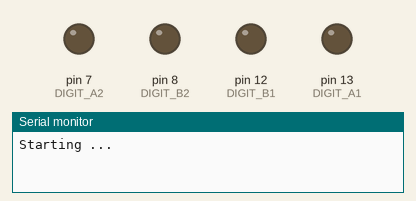
A sketch run on a simulated Arduino Uno, built with avr-gcc and run on an emulated ATmega328P. Shown: output pins drawn as LEDs (lit = HIGH), the last lines printed to the serial monitor.

Above: at 0.1 s.
At 5.1 s:
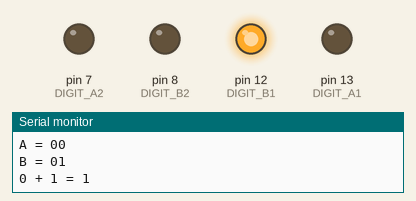
At 9.1 s:
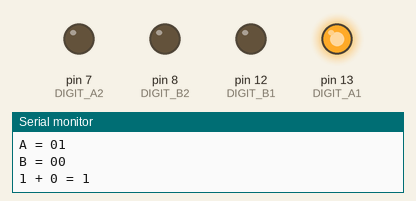
At 13.1 s:
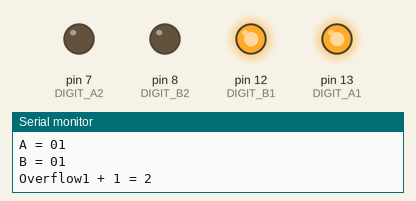
At 25.1 s:
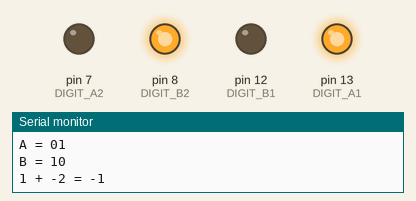
At 37.1 s:
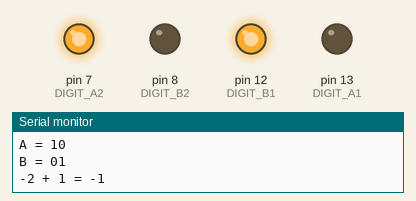
Timing chart, 0 to 38.6 s (numbered marks = the images above):
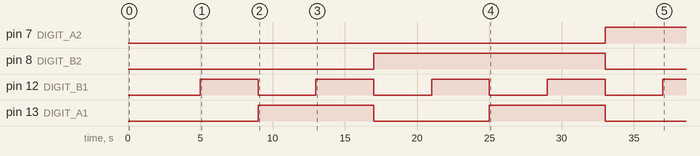

Measured:
- by itself, pin 7 (DIGIT_A2): LOW → HIGH at 33.0 s
- by itself, pin 8 (DIGIT_B2): LOW → HIGH at 17.0 s, → LOW 16.0 s later
- by itself, pin 12 (DIGIT_B1): alternates HIGH for 4.0 s and LOW for 4.0 s
- by itself, pin 13 (DIGIT_A1): alternates HIGH for 8.0 s and LOW for 8.0 s

The sketch:

2-bit-Full-Adder-2sC.ino
```cpp
// Created on: Jan 2024
// Created by: Emmanuel fofeyin
// Created for: This is the code for a 2-bit adder


const int DIGIT_A1 = 13;
const int DIGIT_B1 = 12;
const int DIGIT_A2 = 7;
const int DIGIT_B2 = 8;

int Ap = 0;
int Bp = 0;
int An = 0;
int Bn = 0;
int Total = 0;

void setup()
{
  // setup serial output
  Serial.begin(9600);
  // set pin mode to output
  pinMode(DIGIT_A1, OUTPUT);
  pinMode(DIGIT_B1, OUTPUT);
  pinMode(DIGIT_A2, OUTPUT);
  pinMode(DIGIT_B2, OUTPUT);

  // set all pins to "0)
  digitalWrite(DIGIT_A1, 0); //LOW and HIGH just reference 0 & 1
  digitalWrite(DIGIT_B1, 0);
  digitalWrite(DIGIT_A2, 0);
  digitalWrite(DIGIT_B2, 0);

  // loop over the inputs
  Serial.print("Starting ... \n\n");
  delay(1000); // Wait for 1000 millisecond(s)

  for (int twosA = 0; twosA <= 1; ++twosA) {
    digitalWrite(DIGIT_A2, twosA);
    for (int twosB = 0; twosB <= 1; ++twosB) {
      digitalWrite(DIGIT_B2, twosB);
      for (int onesA = 0; onesA <= 1; ++onesA) {
      digitalWrite(DIGIT_A1, onesA);
        for (int onesB = 0; onesB <= 1; ++onesB) {
          digitalWrite(DIGIT_B1, onesB);

          // Converting to negative
          Ap = ((twosA * 10) + (onesA));
          Bp = ((twosB * 10) + (onesB));

          //Converting A
          if (Ap == 00){
            An = 0;
          }
          else if (Ap == 01){
            An = 1;
          }
          else if (Ap == 10){
            An = -2;
          }
          else if (Ap == 11){
            An = -1;
          }
          // Converting B
          if (Bp == 00){
            Bn = 0;
          }
          else if (Bp == 01){
            Bn = 1;
          }
          else if (Bp == 10){
            Bn = -2;
          }
          else if (Bp == 11){
            Bn = -1;
          }

          Total = An + Bn;

          Serial.print("A = " + String(twosA) + String(onesA) + "\n");
          Serial.print("B = " + String(twosB) + String(onesB) + "\n");

          if (Total > 1) {
            Serial.print("Overflow");
          }
          if (Total < -2) {
            Serial.print("Underflow");
          }
          else {
          Serial.print(
          String(An)
          + " + "
          + String(Bn)
          + " = "
          + String(An + Bn) + "\n\n");
          }
          delay(4000);
        }
      }
    }
  }
}
void loop() {
  // Done
  Serial.print("\nDone. \n");
  delay(100000000); // Wait for 10000 millisecond(s)
}
```
